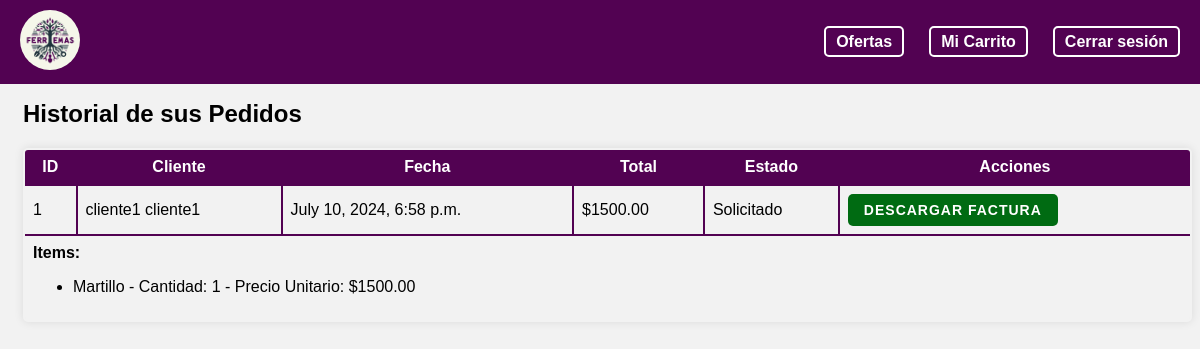
Before: /cli_pedidos/ (signed in) with the older database file.
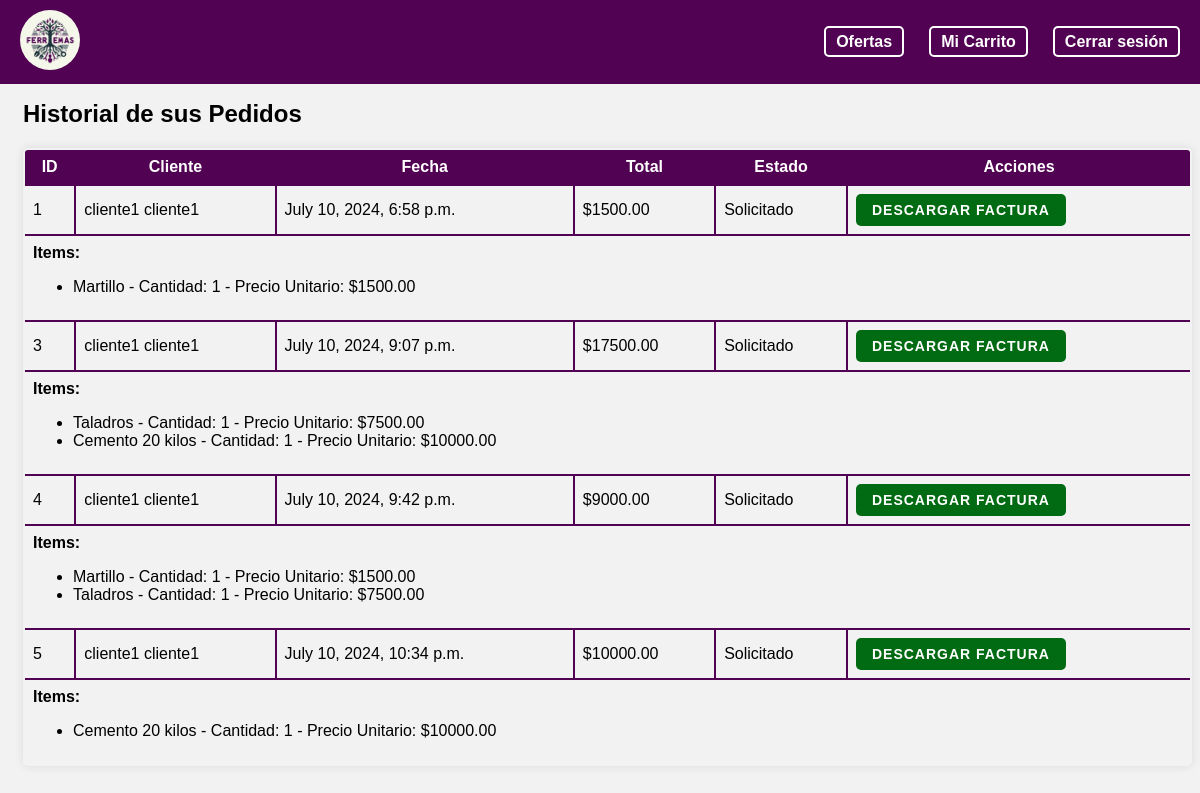
After: the same page with the newer database file.
### myapp/models.py (models this page shows, shortened)
class Pedido(models.Model):
    ESTADO_CHOICES = [
        ('Solicitado', 'Solicitado'),
        ('En Proceso', 'En Proceso'),
        ('Listo para retiro', 'Listo para retiro'),
        ('Enviado', 'Enviado'),
        ('Completado', 'Completado'),
        ('Cancelado', 'Cancelado'),
    ]
    ped_id = models.AutoField(primary_key=True)
    cliente = models.ForeignKey(Cliente, on_delete=models.CASCADE)
    fecha = models.DateTimeField(auto_now_add=True)
    total = models.DecimalField(max_digits=10, decimal_places=2)
    estado = models.CharField(max_length=20, choices=ESTADO_CHOICES, default='Solicitado')

class Cliente(models.Model):
    cli_id = models.AutoField(primary_key=True)
    cli_rut= models.CharField(max_length=12, null=False, unique=True)
    cli_name = models.CharField(max_length=15, null=False)
    cli_lastname = models.CharField(max_length=20, null=False)
    cli_password = models.CharField(max_length=20, null=False)
    cli_mail = models.EmailField(null=False)
    cli_fono = models.IntegerField(null=False)
    rol = models.ForeignKey(Rol, on_delete=models.CASCADE)
    def __str__(self):
        return self.rol.rol_id + ' - ' + self.cli_name +' '+ self.cli_lastname

class PedidoItem(models.Model):
    pedido = models.ForeignKey(Pedido, related_name='items', on_delete=models.CASCADE)
    producto = models.ForeignKey(Inventario, on_delete=models.CASCADE)
    cantidad = models.PositiveIntegerField()
    precio = models.DecimalField(max_digits=10, decimal_places=2)

class Inventario(models.Model):
    prod_id = models.AutoField(primary_key=True)
    prod_nom = models.CharField(max_length=50)
    prod_marca = models.CharField(max_length=25)
    prod_prec= models.IntegerField()
    prod_img = models.ImageField(upload_to=path_and_rename, null=True, blank=True)
    catProd_nom = models.ForeignKey(CategoriaProducto, on_delete=models.CASCADE)
    inv_cantTotal = models.IntegerField(default=0)

### myapp/views.py (the view)
# urls.py: path('cli_pedidos/', views.cli_pedidos, name='cli_pedidos'),
def cli_pedidos(request):
    user_id = request.session.get('user_id')
    if not user_id:
        return redirect('home')
    try:
        cliente = Cliente.objects.get(cli_id=request.session['user_id'])
        print("Cliente ID from session:", request.session.get('user_id'))
        print("Cliente Profile for current user:", cliente)
    except Cliente.DoesNotExist:
        return JsonResponse({'error': 'Cliente no encontrado'})
    pedidos = Pedido.objects.filter(cliente=cliente.cli_id)
    return render(request, 'cliente/cli_pedidos.html', {'cliente': cliente, 'pedidos': pedidos})

### myapp/templates/cliente/cli_pedidos.html (shortened to what this page needs)
{% load static %}
<!DOCTYPE html>
<html lang="en">
<head>
    <link rel="stylesheet" href="{% static '/styles/nav.css' %}" />
    <link rel="stylesheet" href="{% static '/styles/cliente/cli_pedidos.css' %}" />
</head>
<body>
    <header>
        <nav>
            <div class="navbar">
            <div class="logo">
                <a href="/cli_home">
                <img src="{% static '/logo/LogoFerremas.png' %}" alt="Logo" />
                </a>
            </div>
            <div class="nav-items">
                <ul>
                <li><a href="#" id="ofertas-link"> Ofertas</a></li>
                <li><a href="/cli_carrito" id="carrito-link"> Mi Carrito</a></li>
                <li><a href="/"> Cerrar sesión</a></li>
                </ul>
            </div>
            </div>
        </nav>
    </header>
    <div class="content" id="text1" style="margin-top: 100px; margin-left: 15px; font-family: Arial, sans-serif">
        <h2> Historial de sus Pedidos</h2>
        <div class="table-container">
            <table class="table">
                <thead>
                    <tr>
                        <th>ID</th>
                        <th>Cliente</th>
                        <th>Fecha</th>
                        <th>Total</th>
                        <th>Estado</th>
                        <th>Acciones</th>
                    </tr>
                </thead>
                <tbody>
                    {% for pedido in pedidos %}
                    <tr>
                        <td>{{ pedido.ped_id }}</td>
                        <td>{{ pedido.cliente.cli_name }} {{ pedido.cliente.cli_lastname }}</td>
                        <td>{{ pedido.fecha }}</td>
                        <td>${{ pedido.total }}</td>
                        <td>{{ pedido.estado }}</td>
                        <td class="acciones-column">
                            <a href="{% url 'generar_factura' pedido.ped_id %}" class="btn btn-download" target="_blank">Descargar Factura</a>
                        </td>
                    </tr>
                    <tr>
                        <td colspan="6" class="items">
                            <strong>Items:</strong>
                            <ul>
                                {% for item in pedido.items.all %}
                                <li>{{ item.producto.prod_nom }} - Cantidad: {{ item.cantidad }} - Precio Unitario: ${{ item.precio }}</li>
                                {% endfor %}
                            </ul>
                        </td>
                    </tr>
                    {% empty %}
                    <tr>
                        <td colspan="6">No hay pedidos registrados.</td>
                    </tr>
                    {% endfor %}
                </tbody>
            </table>
        </div>
    </div>
</body>
</html>

### myapp/static/styles/nav.css (style rules this page uses)
body { font-family: Arial, sans-serif; background-color: #f2f2f2; }
.navbar { position: fixed; top: 0; left: 0; width: 100%; background-color: rgb(82, 2, 82); font-family: "Arial", sans-serif; padding: 10px 20px; display: flex; justify-content: space-between; align-items: center; z-index: 1000; color: #fff; }
.logo img { width: 60px; border-radius: 50%; object-fit: cover; transition: transform 0.5s; }
.navbar .nav-items ul li a { color: white; text-decoration: none; font-size: 16px; padding: 5px 10px; border: 2px solid white; border-radius: 5px; transition: background-color 0.3s, color 0.3s; }
.nav-items ul { list-style: none; display: flex; padding-right: 15px; }
.nav-items ul li { margin-right: 25px; }
.nav-items a { text-decoration: none; color: #fff; font-weight: bold; }

### myapp/static/styles/cliente/cli_pedidos.css (style rules this page uses)
.table { width: 100%; border-collapse: collapse; border: 2px solid rgb(82, 2, 82); border-radius: 5px; overflow: hidden; box-shadow: 0 0 10px rgba(0, 0, 0, 0.1); }
.table th, .table td { border: 2px solid rgb(82, 2, 82); padding: 8px; }
.table thead tr { background-color: rgb(82, 2, 82); color: #fff; }
.table tbody tr:nth-child(even) { background-color: #f2f2f2; }
.btn-download { display: inline-block; text-align: center; margin: 0 auto; background-color: #006b12; color: #fff; padding: 8px 16px; border: none; border-radius: 5px; cursor: pointer; transition: background-color 0.3s ease, color 0.3s ease; font-size: 14px; font-weight: bold; text-transform: uppercase; letter-spacing: 1px; text-decoration: none; }

Changed rows visible on the page:
added Pedido: ped_id "3", cliente.cli_name "cliente1", cliente.cli_lastname "cliente1", fecha "July 10, 2024, 9:07 p.m.", total "17500.00", estado "Solicitado"
added PedidoItem: producto.prod_nom "Taladros", cantidad "1", precio "7500.00", shown under "3"
added PedidoItem: producto.prod_nom "Cemento 20 kilos", cantidad "1", precio "10000.00", shown under "3"
added Pedido: ped_id "4", cliente.cli_name "cliente1", cliente.cli_lastname "cliente1", fecha "July 10, 2024, 9:42 p.m.", total "9000.00", estado "Solicitado"
added PedidoItem: producto.prod_nom "Martillo", cantidad "1", precio "1500.00", shown under "4"
added PedidoItem: producto.prod_nom "Taladros", cantidad "1", precio "7500.00", shown under "4"
added Pedido: ped_id "5", cliente.cli_name "cliente1", cliente.cli_lastname "cliente1", fecha "July 10, 2024, 10:34 p.m.", total "10000.00", estado "Solicitado"
added PedidoItem: producto.prod_nom "Cemento 20 kilos", cantidad "1", precio "10000.00", shown under "5"
